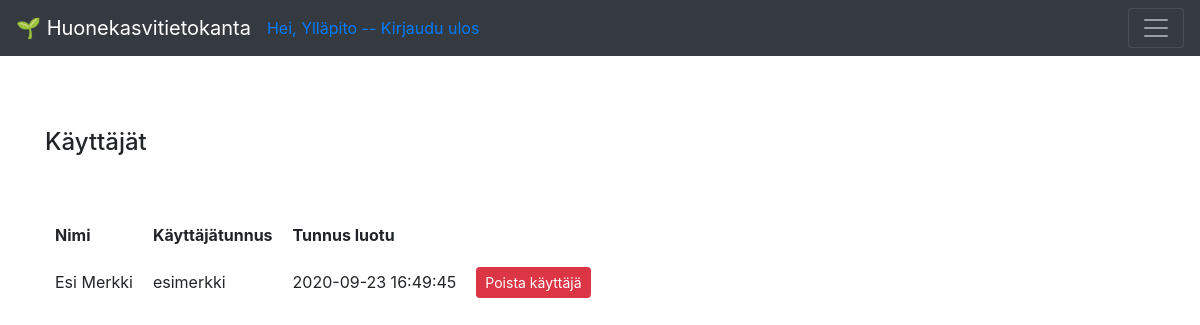
The app's page /auth (signed in), older data.
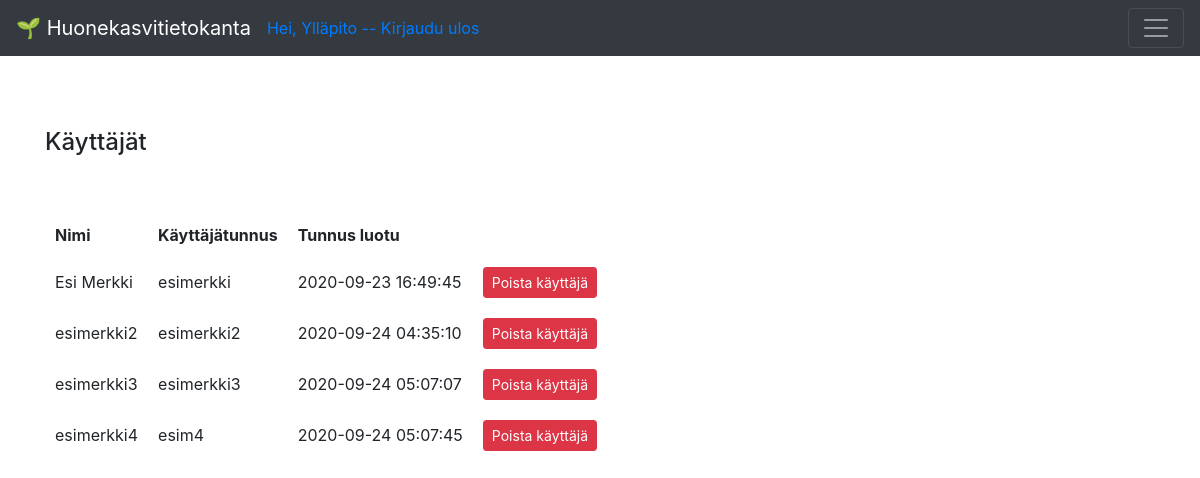
The same page, newer data.
### application/auth/models.py (models this page shows, shortened)
class User(db.Model):
    __tablename__ = "account"
    id = db.Column(db.Integer, primary_key=True)
    date_created = db.Column(db.DateTime, default=db.func.current_timestamp())
    name = db.Column(db.String(144), nullable=False)
    username = db.Column(db.String(144), nullable=False, unique=True)
    password = db.Column(db.String(144), nullable=False)
    plants = db.relationship("Plant", backref='account', lazy=True)

### application/auth/views.py (the view)
@app.route("/auth", methods=["GET"])
@login_required(role="ANY")
def auth_index():
    return render_template("auth/list.html", auth = User.query.filter(User.id != 1).all())

### application/__init__.py (called while the page is built)
def login_required(role = "ANY"):
    def wrapper(fn):
        @wraps(fn)
        def decorated_view(*args, **kwargs):
            if not current_user:
                return login_manager.unauthorized()
            if not current_user.is_authenticated:
                return login_manager.unauthorized()
            unauthorized = False
            if not role == "ANY":
                unauthorized = True
                for user_role in current_user.userrole():
                    if user_role == role:
                        unauthorized = False
                        break
            if unauthorized:
                return login_manager.unauthorized()
            return fn(*args, **kwargs)
        return decorated_view
    return wrapper

@login_manager.user_loader
def load_user(user_id):
    return User.query.get(user_id)

### application/templates/auth/list.html
{% extends "layout.html" %}
{% block body %}
<h4>Käyttäjät</h4>
<br>
<br>
<table cellpadding="20">
  <tr>
    <th>Nimi</th>
    <th>Käyttäjätunnus</th>
    <th>Tunnus luotu</th>
  </tr>
  {% for account in auth %}
  <tr>
    <td>{{ account.name }}</td>
    <td>{{ account.username }}</td>
    <td>{{ account.date_created }}</td>
    {% if current_user.id == 1 %}
    <td>
      <form method="POST" action="{{ url_for('auth_delete', account_id=account.id) }}">
        <button type="submit" class="btn btn-danger btn-sm">Poista käyttäjä</button>
      </form>
    </td>
    {% endif %}
  </tr>
  {% endfor %}
</table>
{% endblock %}

### application/templates/layout.html (shortened to what this page needs)
<!DOCTYPE html>
<html>
  <head>
    <link rel="stylesheet"
          href= "https://stackpath.bootstrapcdn.com/bootstrap/4.3.1/css/bootstrap.min.css">
  </head>
  <body>
<nav class="navbar navbar-dark bg-dark">
    <a class="navbar-brand" href="/">&#127793; Huonekasvitietokanta</a>
    {% if current_user.is_authenticated %}
        <a href="{{ url_for('auth_logout') }}">Hei, {{ current_user.name }} -- Kirjaudu ulos</a>
        {% else %}
        </li><a class= "nav-link" href="{{ url_for('auth_login') }}">Kirjaudu sisään</a>
        <a class="nav-link" href="{{ url_for('auth_new') }}">Luo tunnus</a>
        {% endif %}
    <button class="navbar-toggler ml-auto"
                type="button"
                data-toggle="collapse"
                data-target="#navbarSupportedContent1">
            <span class="navbar-toggler-icon my-toggler">
          </span>
        </button>
  </nav>
<main role="main" class="container">
    <br>
    <br>
    <br>
    {% block body %}{% endblock %}
  </body>
</html>

### application/templates/layout.html (style rules this page uses)
table, th, td { padding: 10px; }

Row changes from the older to the newer data that the page shows:
added User: name "esimerkki2", username "esimerkki2", date_created "2020-09-24 04:35:10"
added User: name "esimerkki3", username "esimerkki3", date_created "2020-09-24 05:07:07"
added User: name "esimerkki4", username "esim4", date_created "2020-09-24 05:07:45"
